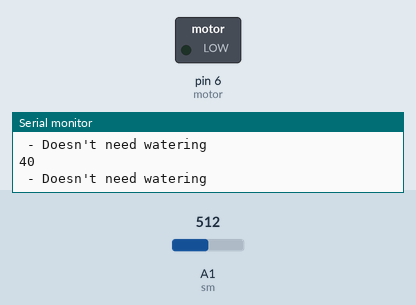
Recording of a sketch running on a simulated Arduino Uno, built with avr-gcc and run on an emulated ATmega328P. Shown: switched loads named in the sketch (green lamp = pin HIGH), the last lines printed to the serial monitor. The inputs (shaded band) are chosen by the test bench; at power-on: A1 (sm) = 512.

Above: at 1.3 s.
1.4 s: A1 (sm) set to 800
2.9 s: A1 (sm) set to 837
At 3.5 s:
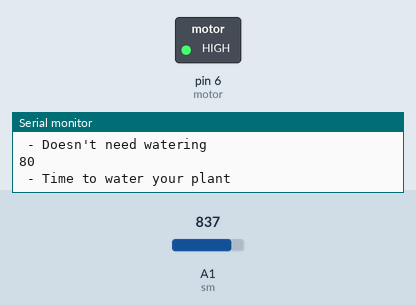
4.5 s: A1 (sm) set to 716
At 5.7 s:
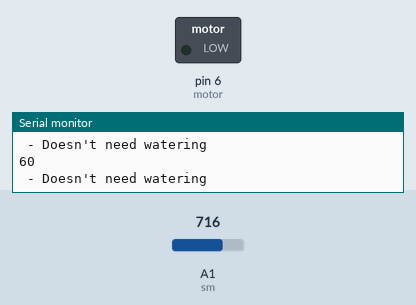
6.0 s: A1 (sm) set to 900
At 7.1 s:
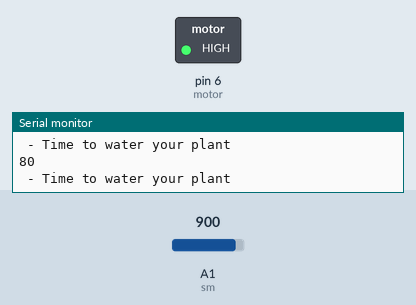
Timing chart, 0 to 8.5 s (numbered marks = the images above; inputs shaded):
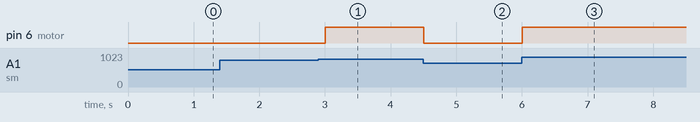

Measured:
- the behaviour switches between 818 and 819 on A1 (sm) (found by bisection; images 0 and 1)
- after the input at 2.9 s, pin 6 (motor): LOW → HIGH after 0.10 s
- after the input at 4.5 s, pin 6 (motor): HIGH → LOW at once
- after the input at 6.0 s, pin 6 (motor): LOW → HIGH at once

The sketch:

Soil_Final.ino
```cpp
int sm=A1;
float thresholdvalue=78.20;
int motor =6;


void setup() {

  pinMode(sm, INPUT);
  pinMode(motor, OUTPUT);
  digitalWrite(motor, LOW);

Serial.begin(9600);
}

void loop() {

int smvalue=analogRead (sm);
smvalue=smvalue/204.6;
smvalue=smvalue*20;

Serial.println( smvalue);

if(smvalue < thresholdvalue)
{
    Serial.println(" - Doesn't need watering");
    digitalWrite(motor, LOW);
}
else
{
    Serial.println(" - Time to water your plant");
    digitalWrite(motor, HIGH);
  }
  delay(500);
}
```
